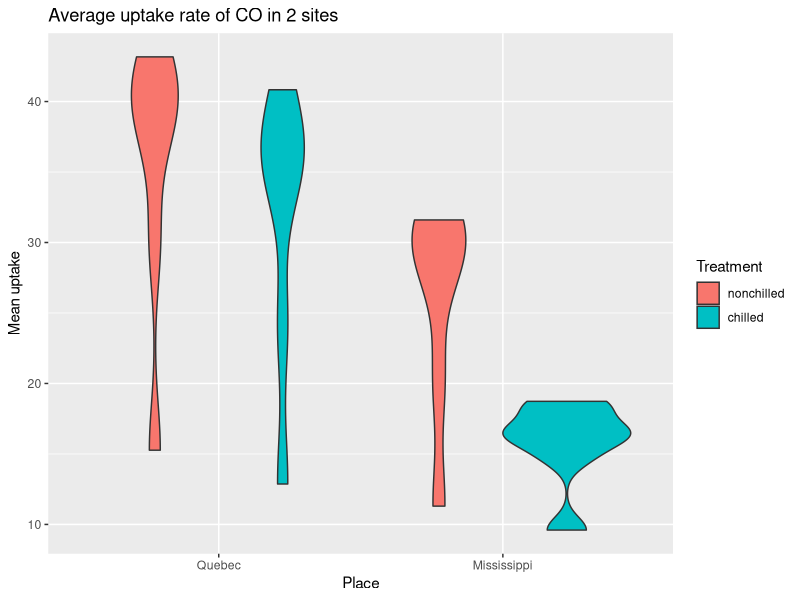

Reproduce this figure in R.
# Section 4:
# Make use of any two built in datasets:
# Make use of the summarise, select, group_by functions
# Create at least two visualisations that were not done in the Intro R workshop

#load libraries
library(tidyverse)
library(lubridate)
library(ggpubr)

#Load libraries

library(tidyverse)

co2 <- datasets::CO2#rename dataset to add it to environment

s_co2 <- co2 %>%#rename again and pipe
  group_by(Type, Treatment, conc) %>% #group by certain variables, used in code
  summarise(mn.up = mean(uptake),#summarise the mean and standard deviation uptake
            sd.up = sd(uptake))

ggplot(data = s_co2, aes(x = Type, y = mn.up, fill = Treatment)) +#ggplot used to plot a graph, data used from the summarised data. aes is asthetics used to plot x and y entries on axis, fill used by treatment variable
  geom_violin() +#shape given
  labs(x = "Place", y = "Mean uptake") +#labs used to rename x and y axis
  ggtitle("Average uptake rate of CO in 2 sites") +#ggtitle used to give a title
  theme()#theme added to graph

datasets::ToothGrowth#loaded dataset toothgrowth

mn.sd <- ToothGrowth%>% #renamed and added to environment as mn.sd then piped
  group_by(supp, dose) %>%#group by used to group variables and then
  summarise(mn.ln = mean(len),#summarised average length and stdv length
            sd.ln = sd(len))


t_plot <- ToothGrowth#renamed teeth_plot

t_plot1 <- ggplot(mn.sd, aes(x = dose, y = mn.ln, fill = supp)) +#ggplot mn.sd data used
  geom_col(aes(fill = supp), position = "dodge", colour = "black") + #geom_col used to create columns
  geom_errorbar(aes(ymin = mn.ln - sd.ln,#geom_errorbar creates error bar
                    ymax = mn.ln + sd.ln), 
                position = "dodge") +
  labs(x = "Dose (mg/d)", y = "Tooth length (mm)") +#labs used to rename x and y axis
  ggtitle("Dosage vs tooth growth")#creates title







